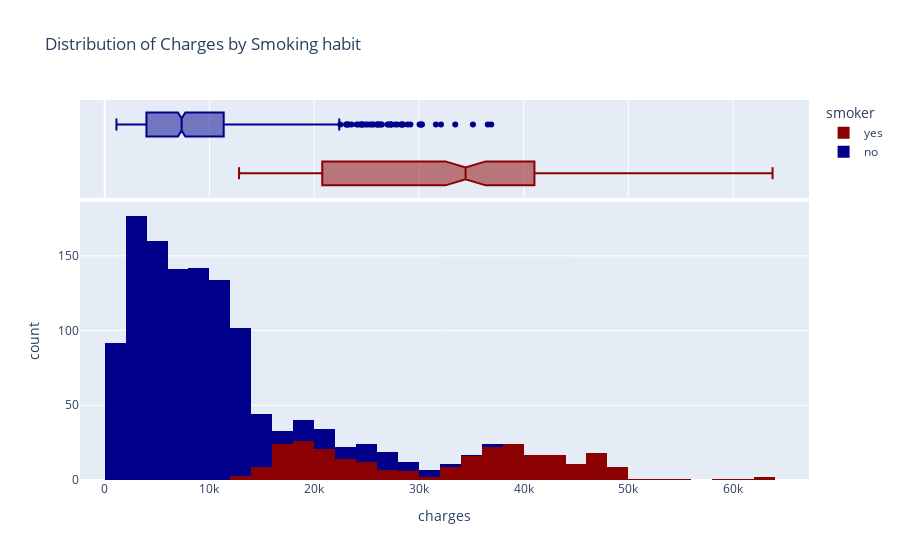

Write notebook code for a chart like this one.
### Code cell
# distribution of charges

px.histogram(data_frame=data, x = 'charges', marginal='box',
             color = 'smoker', color_discrete_sequence=['darkred', 'darkblue'],
             title= 'Distribution of Charges by Smoking habit')

### Figure 1 — Plotly figure (JSON) as saved in the notebook; plotly's stock layout.template omitted (floating-point values rounded to 4 significant figures; data arrays with more than 128 entries replaced by an {"elided": "..."} marker saying what was removed)
{"data": [{"alignmentgroup": "True", "bingroup": "x", "hovertemplate": "smoker=yes<br>charges=%{x}<br>count=%{y}<extra></extra>", "legendgroup": "yes", "marker": {"color": "darkred", "pattern": {"shape": ""}}, "name": "yes", "offsetgroup": "yes", "orientation": "v", "showlegend": true, "type": "histogram", "x": {"elided": "274 float values"}, "xaxis": "x", "yaxis": "y"}, {"alignmentgroup": "True", "hovertemplate": "smoker=yes<br>charges=%{x}<extra></extra>", "legendgroup": "yes", "marker": {"color": "darkred"}, "name": "yes", "notched": true, "offsetgroup": "yes", "showlegend": false, "type": "box", "x": {"elided": "274 float values"}, "xaxis": "x2", "yaxis": "y2"}, {"alignmentgroup": "True", "bingroup": "x", "hovertemplate": "smoker=no<br>charges=%{x}<br>count=%{y}<extra></extra>", "legendgroup": "no", "marker": {"color": "darkblue", "pattern": {"shape": ""}}, "name": "no", "offsetgroup": "no", "orientation": "v", "showlegend": true, "type": "histogram", "x": {"elided": "1064 float values"}, "xaxis": "x", "yaxis": "y"}, {"alignmentgroup": "True", "hovertemplate": "smoker=no<br>charges=%{x}<extra></extra>", "legendgroup": "no", "marker": {"color": "darkblue"}, "name": "no", "notched": true, "offsetgroup": "no", "showlegend": false, "type": "box", "x": {"elided": "1064 float values"}, "xaxis": "x2", "yaxis": "y2"}], "layout": {"barmode": "relative", "legend": {"title": {"text": "smoker"}, "tracegroupgap": 0}, "title": {"text": "Distribution of Charges by Smoking habit"}, "xaxis": {"anchor": "y", "domain": [0, 1], "title": {"text": "charges"}}, "xaxis2": {"anchor": "y2", "domain": [0, 1], "matches": "x", "showgrid": true, "showticklabels": false}, "yaxis": {"anchor": "x", "domain": [0, 0.7326], "title": {"text": "count"}}, "yaxis2": {"anchor": "x2", "domain": [0.7426, 1], "matches": "y2", "showgrid": false, "showline": false, "showticklabels": false, "ticks": ""}}}
